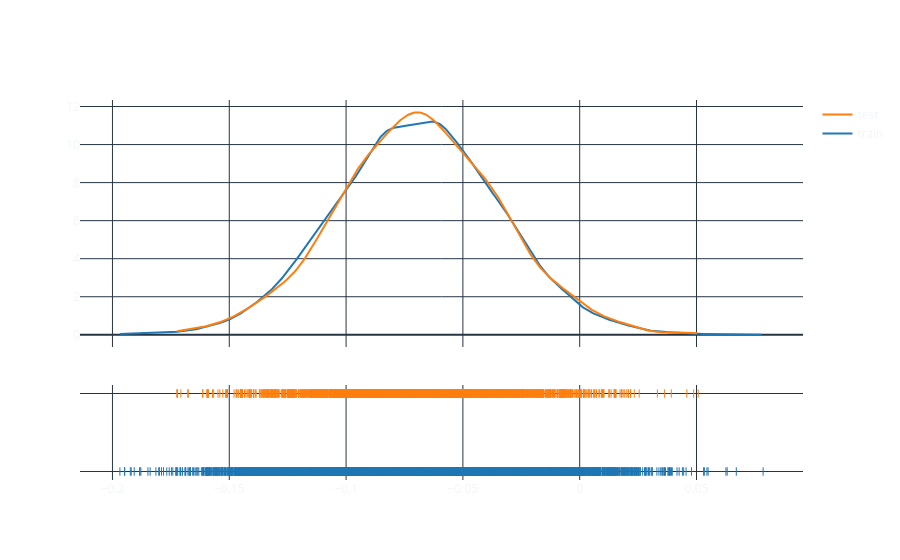
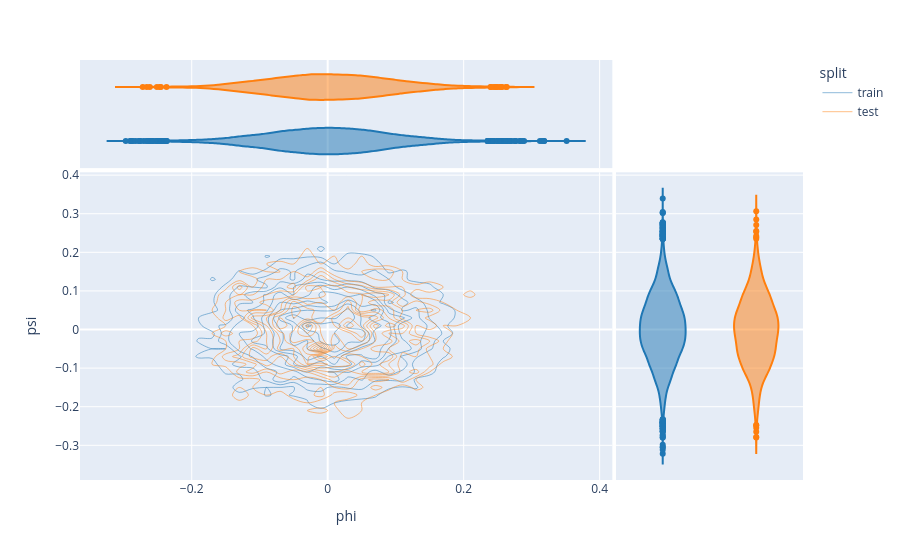

Write notebook code for charts like these, in order.
### Markdown cell above
<div style="text-align: justify", class="alert alert-info">

**Remarks**

- The distribution of the *ATD* is quite different between train and test datasets, probably due to a greater range of values for the training data points.
- The distributions for the *LPA* and *VPA* are more similar between the train and test data points. Still, greater ranges of values are observed for the training data.

As expected, the *VPA* is centered around a -3° slope, the standard in landing approaches.
</div>

### Code cell
# Display graph
fig = ff.create_distplot(
    [df[df['split']==d]['theta'].replace([np.inf, -np.inf], np.nan).dropna() for d in ('train', 'test')], ['train', 'test'], show_hist=False
)
fig.update_layout(
    paper_bgcolor="rgba(0,0,0,0)",
    plot_bgcolor="rgba(0,0,0,0)",
    template="plotly_dark",
    autosize=True,
)
fig.show()

# Display graph
fig = px.density_contour(
    df, 
    x='phi',
    y='psi',
    color='split',
    marginal_x='violin',
    marginal_y='violin',
    # range_x=[-1.,+1.],
    # range_y=[-1.,+1.],
    color_discrete_sequence=px.colors.qualitative.D3
)
fig.show()

### Figure 1 — Plotly figure (JSON) as saved in the notebook; plotly's stock layout.template omitted (floating-point values rounded to 4 significant figures; data arrays with more than 128 entries replaced by an {"elided": "..."} marker saying what was removed)
{"data": [{"legendgroup": "train", "marker": {"color": "rgb(31, 119, 180)"}, "mode": "lines", "name": "train", "showlegend": true, "type": "scatter", "x": {"elided": "500 float values"}, "xaxis": "x", "y": {"elided": "500 float values"}, "yaxis": "y"}, {"legendgroup": "test", "marker": {"color": "rgb(255, 127, 14)"}, "mode": "lines", "name": "test", "showlegend": true, "type": "scatter", "x": {"elided": "500 float values"}, "xaxis": "x", "y": {"elided": "500 float values"}, "yaxis": "y"}, {"legendgroup": "train", "marker": {"color": "rgb(31, 119, 180)", "symbol": "line-ns-open"}, "mode": "markers", "name": "train", "showlegend": false, "type": "scatter", "x": {"elided": "12212 float values"}, "xaxis": "x", "y": {"elided": "12212 str values"}, "yaxis": "y2"}, {"legendgroup": "test", "marker": {"color": "rgb(255, 127, 14)", "symbol": "line-ns-open"}, "mode": "markers", "name": "test", "showlegend": false, "type": "scatter", "x": {"elided": "2212 float values"}, "xaxis": "x", "y": {"elided": "2212 str values"}, "yaxis": "y2"}], "layout": {"autosize": true, "barmode": "overlay", "hovermode": "closest", "legend": {"traceorder": "reversed"}, "paper_bgcolor": "rgba(0,0,0,0)", "plot_bgcolor": "rgba(0,0,0,0)", "xaxis": {"anchor": "y2", "domain": [0, 1], "zeroline": false}, "yaxis": {"anchor": "free", "domain": [0.35, 1], "position": 0}, "yaxis2": {"anchor": "x", "domain": [0, 0.25], "dtick": 1, "showticklabels": false}}}

### Figure 2 — Plotly figure (JSON) as saved in the notebook; plotly's stock layout.template omitted (floating-point values rounded to 4 significant figures; data arrays with more than 128 entries replaced by an {"elided": "..."} marker saying what was removed)
{"data": [{"contours": {"coloring": "none"}, "hovertemplate": "split=train<br>phi=%{x}<br>psi=%{y}<br>count=%{z}<extra></extra>", "legendgroup": "train", "line": {"color": "#1F77B4"}, "name": "train", "showlegend": true, "type": "histogram2dcontour", "x": {"elided": "12212 float values"}, "xaxis": "x", "xbingroup": "x", "y": {"elided": "12212 float values"}, "yaxis": "y", "ybingroup": "y"}, {"alignmentgroup": "True", "hovertemplate": "split=train<br>phi=%{x}<extra></extra>", "legendgroup": "train", "line": {"color": "#1F77B4"}, "name": "train", "offsetgroup": "train", "scalegroup": "x", "showlegend": false, "type": "violin", "x": {"elided": "12212 float values"}, "xaxis": "x3", "yaxis": "y3"}, {"alignmentgroup": "True", "hovertemplate": "split=train<br>psi=%{y}<extra></extra>", "legendgroup": "train", "line": {"color": "#1F77B4"}, "name": "train", "offsetgroup": "train", "scalegroup": "y", "showlegend": false, "type": "violin", "xaxis": "x2", "y": {"elided": "12212 float values"}, "yaxis": "y2"}, {"contours": {"coloring": "none"}, "hovertemplate": "split=test<br>phi=%{x}<br>psi=%{y}<br>count=%{z}<extra></extra>", "legendgroup": "test", "line": {"color": "#FF7F0E"}, "name": "test", "showlegend": true, "type": "histogram2dcontour", "x": {"elided": "2212 float values"}, "xaxis": "x", "xbingroup": "x", "y": {"elided": "2212 float values"}, "yaxis": "y", "ybingroup": "y"}, {"alignmentgroup": "True", "hovertemplate": "split=test<br>phi=%{x}<extra></extra>", "legendgroup": "test", "line": {"color": "#FF7F0E"}, "name": "test", "offsetgroup": "test", "scalegroup": "x", "showlegend": false, "type": "violin", "x": {"elided": "2212 float values"}, "xaxis": "x3", "yaxis": "y3"}, {"alignmentgroup": "True", "hovertemplate": "split=test<br>psi=%{y}<extra></extra>", "legendgroup": "test", "line": {"color": "#FF7F0E"}, "name": "test", "offsetgroup": "test", "scalegroup": "y", "showlegend": false, "type": "violin", "xaxis": "x2", "y": {"elided": "2212 float values"}, "yaxis": "y2"}], "layout": {"legend": {"title": {"text": "split"}, "tracegroupgap": 0}, "margin": {"t": 60}, "xaxis": {"anchor": "y", "domain": [0, 0.7363], "title": {"text": "phi"}}, "xaxis2": {"anchor": "y2", "domain": [0.7413, 1], "matches": "x2", "showgrid": false, "showline": false, "showticklabels": false, "ticks": ""}, "xaxis3": {"anchor": "y3", "domain": [0, 0.7363], "matches": "x", "showgrid": true, "showticklabels": false}, "xaxis4": {"anchor": "y4", "domain": [0.7413, 1], "matches": "x2", "showgrid": false, "showline": false, "showticklabels": false, "ticks": ""}, "yaxis": {"anchor": "x", "domain": [0, 0.7326], "title": {"text": "psi"}}, "yaxis2": {"anchor": "x2", "domain": [0, 0.7326], "matches": "y", "showgrid": true, "showticklabels": false}, "yaxis3": {"anchor": "x3", "domain": [0.7426, 1], "matches": "y3", "showgrid": false, "showline": false, "showticklabels": false, "ticks": ""}, "yaxis4": {"anchor": "x4", "domain": [0.7426, 1], "matches": "y3", "showgrid": true, "showline": false, "showticklabels": false, "ticks": ""}}}
